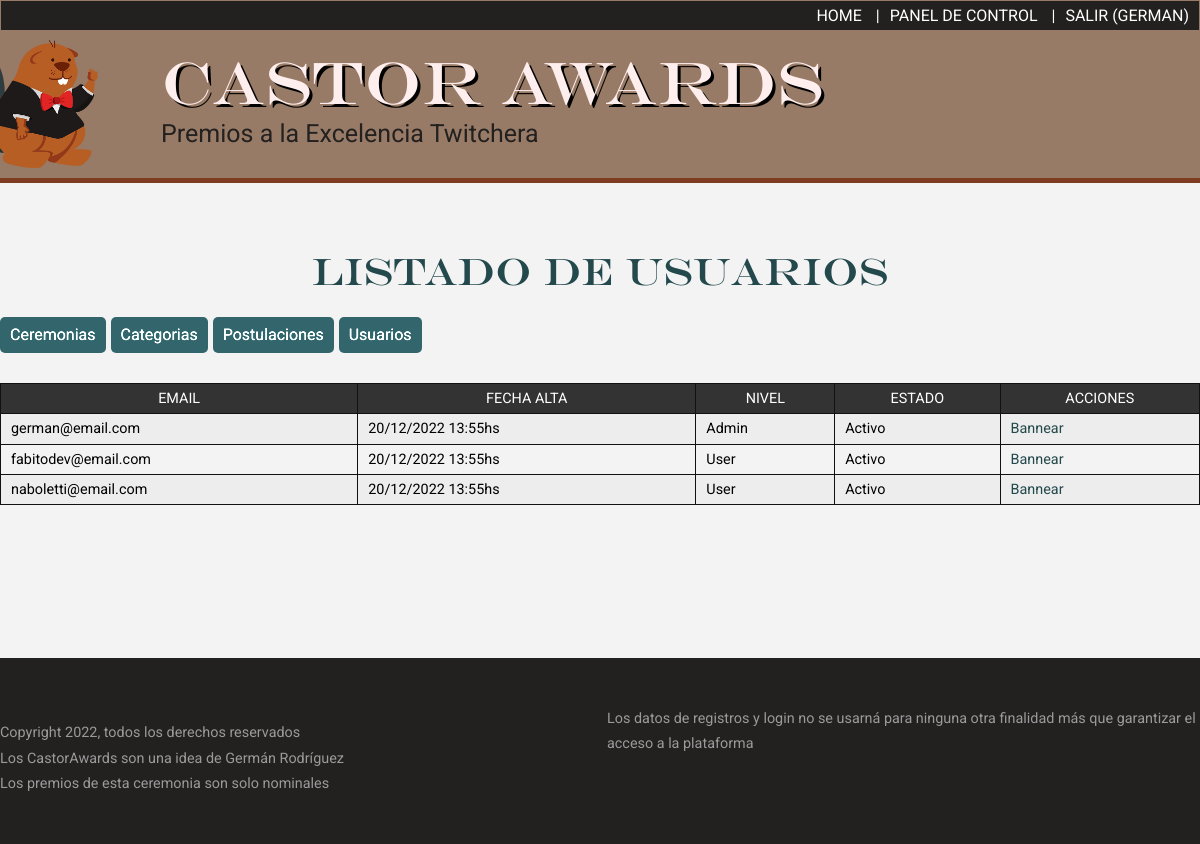
/panel/usuarios (signed in), run on the app's committed database.
### tables this page shows
CREATE TABLE usuarios(
    ID INT UNSIGNED NOT NULL AUTO_INCREMENT PRIMARY KEY,
    EMAIL VARCHAR(200) NOT NULL UNIQUE,
    CLAVE VARCHAR(40) NOT NULL,
     
    ACTIVO TINYINT(1) NOT NULL DEFAULT 1,
    ES_ADMIN TINYINT(1) NOT NULL DEFAULT 0,
    FECHA_ALTA DATETIME
);

### mvc/models/UsuariosModel.php (called while the page is built, shortened)
<?php
class UsuariosModel{
    public static function all( ){
        global $cnx;
        $consulta = "SELECT *, DATE_FORMAT( FECHA_ALTA, '%d/%m/%Y %H:%ihs' ) AS FECHA_SPA, IF(ES_ADMIN=1, 'Admin', 'User') AS NIVEL, IF(ACTIVO=1,'Activo','Banneado') as ESTADO FROM usuarios ORDER BY ES_ADMIN DESC, ACTIVO DESC, EMAIL";
        $stmt = $cnx->prepare( $consulta );
        $stmt->execute( );
        $users = $stmt->fetchAll( );
        return $users;
    }
}

### mvc/controllers/AdminController.php (called while the page is built, shortened)
<?php
include_once MVC . '/models/UsuariosModel.php';
class AdminController{
    public static function usuarios( ){
        $usuarios = UsuariosModel::all( );
        return [ 'usuarios' => $usuarios ];
    }
}

### mvc/views/panel_usuarios.php (the view)
<section>
    <h2>Listado de usuarios</h2>
    <div class="sub-botonera">
        <?php include MVC.'/views/botonera_admin.php'; ?>
    </div>
    <table border="1" cellpadding="5" cellspacing="0">
        <thead>
            <tr>
                <th>Email</th>
                <th>Fecha alta</th>
                <th>Nivel</th>
                <th>Estado</th>
                <th>Acciones</th>
            </tr>
        </thead>
        <tbody>
            <?php
            foreach( $datos['usuarios'] as $u ):
                $class_nivel = 'estado_'.strtolower($u['NIVEL']).'_'.strtolower($u['ESTADO']);
                $btn_bannear = $u['ACTIVO'] == 0 ? '' : "<a href='/panel/usuarios/$u[ID]/eliminar'>Bannear</a>";
                $btn_desbannear = $u['ACTIVO'] == 1 ? '' : "<a href='/panel/usuarios/$u[ID]/crear'>Desbannear</a>";
                echo <<<HTML
                <tr class='$class_nivel'>
                    <td>$u[EMAIL]</td>
                    <td>$u[FECHA_SPA]</td>
                    <td>$u[NIVEL]</td>
                    <td>$u[ESTADO]</td>
                    <td>
                        $btn_bannear
                        $btn_desbannear
                    </td>
                </tr>
                HTML;
            endforeach
            ?>
        </tbody>
    </table>
</section>

### assets/css/estilos.css (style rules this page uses)
:root { --green: #24494d; --brown: #232020; --brownie: #987b66; --brownkk: #7f3c21; }
* { box-sizing: border-box; }
body { margin: 0; padding: 0; background: #f3f3f3; font-family: 'Roboto', sans-serif; }
a { text-decoration: none; color: var(--green); }
h1, h2, h3 { font-weight: normal; font-family: headings; }
main h1, main h2 { font-size: 38px; text-align: center; color: var(--green); }
footer, main > * { padding: 6vh calc( (100vw - 1200px) / 2 ); line-height: 1.75em; }

### assets/css/panel.css (style rules this page uses)
table { margin-top: 30px; border-collapse: collapse; width: 100%; font-size: 0.9em; line-height: 120%; }
table td, table th { border: 1px solid #111; padding: 6px 10px; font-weight: normal; }
table th { background: #333; color: white; text-transform: uppercase; }
table tr:nth-child(odd) td { background: #ededed; }
.sub-botonera { display: flex; flex-direction: row-reverse; }

### data on the page
usuarios: EMAIL "german@email.com", u "20/12/2022 13:55hs", u "Admin", u "Activo"
usuarios: EMAIL "fabitodev@email.com", u "20/12/2022 13:55hs", u "User", u "Activo"
usuarios: EMAIL "naboletti@email.com", u "20/12/2022 13:55hs", u "User", u "Activo"

### other printed values
$_SESSION['USER']['USERNAME'] "GERMAN"
